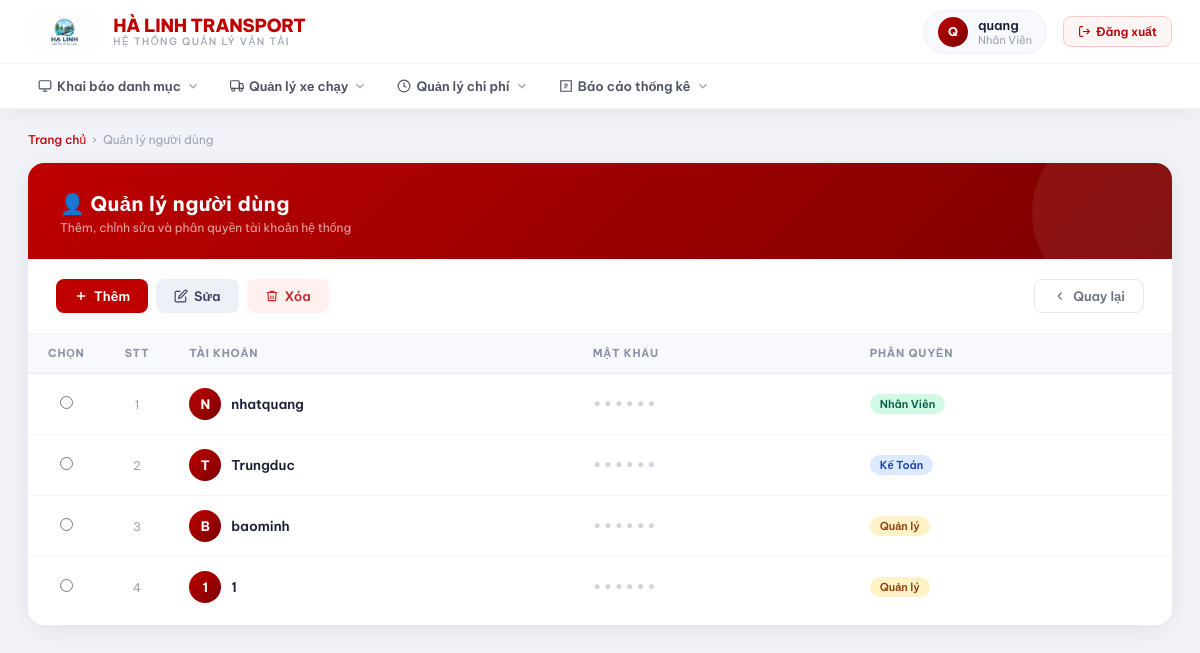
Page /quan_li_nguoi_dung.php (signed in) on the committed database.
### tables this page shows
CREATE TABLE `users` (
  `id` int(11) NOT NULL,
  `username` varchar(50) NOT NULL,
  `password` varchar(255) NOT NULL,
  `fullname` varchar(100) DEFAULT NULL,
  `role` varchar(50) DEFAULT 'Nhân Viên',
  `created_at` timestamp NOT NULL DEFAULT current_timestamp()
);

### quan_li_nguoi_dung.php (the view, shortened to what this page needs)
<?php
include 'conn.php';
$result = $conn->query("SELECT * FROM users ORDER BY id ASC");
?>
<!DOCTYPE html>
<html lang="vi">
<head>
</head>
<body>
<?php include 'navbar.php'; ?>
<div class="page-wrapper">
    <div class="page-meta">
        <a href="index.php">Trang chủ</a>
        <span>›</span>
        <span>Quản lý người dùng</span>
    </div>
    <div class="card">
        <div class="card-header">
            <h1>👤 Quản lý người dùng</h1>
            <p>Thêm, chỉnh sửa và phân quyền tài khoản hệ thống</p>
        </div>
        <div class="toolbar">
            <button class="btn btn-primary" onclick="openModal('form_user.php?action=add','THÊM NGƯỜI DÙNG')">
                <svg width="14" height="14" fill="none" stroke="currentColor" stroke-width="2.5" viewBox="0 0 24 24"><path d="M12 5v14M5 12h14"/></svg>
                Thêm
            </button>
            <button class="btn btn-secondary" onclick="editUser()">
                <svg width="14" height="14" fill="none" stroke="currentColor" stroke-width="2" viewBox="0 0 24 24"><path d="M11 4H4a2 2 0 0 0-2 2v14a2 2 0 0 0 2 2h14a2 2 0 0 0 2-2v-7"/><path d="M18.5 2.5a2.121 2.121 0 0 1 3 3L12 15l-4 1 1-4 9.5-9.5z"/></svg>
                Sửa
            </button>
            <button class="btn btn-danger" onclick="deleteUser()">
                <svg width="14" height="14" fill="none" stroke="currentColor" stroke-width="2" viewBox="0 0 24 24"><polyline points="3 6 5 6 21 6"/><path d="M19 6l-1 14H6L5 6"/><path d="M10 11v6M14 11v6"/><path d="M9 6V4h6v2"/></svg>
                Xóa
            </button>
            <a href="index.php" class="btn btn-ghost" style="margin-left:auto;">
                <svg width="14" height="14" fill="none" stroke="currentColor" stroke-width="2" viewBox="0 0 24 24"><path d="M15 18l-6-6 6-6"/></svg>
                Quay lại
            </a>
        </div>
        <div class="table-wrap">
            <table id="userTable">
                <thead>
                    <tr>
                        <th>Chọn</th>
                        <th>STT</th>
                        <th>Tài khoản</th>
                        <th>Mật khẩu</th>
                        <th>Phân quyền</th>
                    </tr>
                </thead>
                <tbody>
                    <?php
                    $stt = 1;
                    $rows = [];
                    while ($row = $result->fetch_assoc()) $rows[] = $row;
                    if (empty($rows)):
                    ?>
                    <tr>
                        <td colspan="5">
                            <div class="empty">
                                <svg width="48" height="48" fill="none" stroke="#9ca3af" stroke-width="1.5" viewBox="0 0 24 24"><circle cx="12" cy="8" r="4"/><path d="M4 20c0-4 3.6-7 8-7s8 3 8 7"/></svg>
                                <p>Chưa có người dùng nào</p>
                            </div>
                        </td>
                    </tr>
                    <?php else: foreach ($rows as $row):
                        $initial = strtoupper(mb_substr($row['username'], 0, 1));
                        $role = $row['role'];
                        $badgeClass = match(true) {
                            str_contains($role, 'Quản') => 'badge-admin',
                            str_contains($role, 'Kế')   => 'badge-ke-toan',
                            str_contains($role, 'Nhân') => 'badge-nhan-vien',
                            default => 'badge-default'
                        };
                    ?>
                    <tr onclick="selectRow(this, <?= $row['id'] ?>)">
                        <td>
                            <input type="radio" name="user_select" value="<?= $row['id'] ?>"
                                   onclick="event.stopPropagation(); selectRow(this.closest('tr'), <?= $row['id'] ?>)">
                        </td>
                        <td><?= $stt++ ?></td>
                        <td>
                            <div class="user-cell">
                                <div class="avatar"><?= $initial ?></div>
                                <span class="username"><?= htmlspecialchars($row['username']) ?></span>
                            </div>
                        </td>
                        <td><span class="pw-mask">••••••</span></td>
                        <td><span class="badge <?= $badgeClass ?>"><?= htmlspecialchars($role) ?></span></td>
                    </tr>
                    <?php endforeach; endif; ?>
                </tbody>
            </table>
        </div>
    </div>
</div>
</body>
</html>

### quan_li_nguoi_dung.php (style rules this page uses)
*, *::before, *::after { box-sizing: border-box; margin: 0; padding: 0; }
body { font-family: 'Be Vietnam Pro', sans-serif; background: #f1f3f8; color: #1a1f36; min-height: 100vh; }
.page-wrapper { margin: 24px 28px; padding: 0 0 40px; }
.card { background: #fff; border-radius: 16px; box-shadow: 0 4px 24px rgba(0,0,0,.07); overflow: hidden; }
.card-header { background: linear-gradient(135deg, #be0000 0%, #7b0000 100%); padding: 28px 32px 24px; position: relative; overflow: hidden; }
.card-header::after { content: ''; position: absolute; right: -40px; top: -40px; width: 180px; height: 180px; border-radius: 50%; background: rgba(255,255,255,.07); }
.card-header h1 { color: #fff; font-size: 20px; font-weight: 700; letter-spacing: .5px; position: relative; }
.card-header p { color: rgba(255,255,255,.65); font-size: 12px; margin-top: 4px; position: relative; }
.toolbar { display: flex; gap: 8px; padding: 20px 28px; border-bottom: 1px solid #f0f0f5; flex-wrap: wrap; }
.btn { display: inline-flex; align-items: center; gap: 6px; padding: 8px 18px; border-radius: 8px; font-family: inherit; font-size: 13px; font-weight: 600; cursor: pointer; border: none; transition: all .18s ease; text-decoration: none; }
.btn-primary { background: #be0000; color: #fff; }
.btn-secondary { background: #eef0f7; color: #3a4060; }
.btn-danger { background: #fff0f0; color: #c62828; }
.btn-ghost { background: transparent; color: #6b7280; border: 1px solid #e5e7eb; }
.table-wrap { padding: 0 0 8px; overflow-x: auto; }
table { width: 100%; border-collapse: collapse; }
thead tr { background: #f8f9fc; border-bottom: 2px solid #eef0f7; }
th { padding: 12px 20px; text-align: left; font-size: 11px; font-weight: 700; text-transform: uppercase; letter-spacing: .8px; color: #8892a4; }
th:first-child { width: 56px; text-align: center; }
th:nth-child(2) { width: 56px; text-align: center; }
tbody tr { border-bottom: 1px solid #f3f4f8; transition: background .12s; cursor: pointer; }
tbody tr:last-child { border-bottom: none; }
td { padding: 14px 20px; font-size: 13.5px; color: #374151; }
td:first-child { text-align: center; }
td:nth-child(2) { text-align: center; color: #9ca3af; font-size: 12px; }
.user-cell { display: flex; align-items: center; gap: 10px; }
.avatar { width: 32px; height: 32px; border-radius: 50%; background: linear-gradient(135deg, #be0000, #7b0000); color: #fff; font-size: 13px; font-weight: 700; display: flex; align-items: center; justify-content: center; flex-shrink: 0; }
.username { font-weight: 600; color: #1a1f36; }
.badge { display: inline-block; padding: 3px 10px; border-radius: 20px; font-size: 11px; font-weight: 600; }
.badge-admin { background: #fef3c7; color: #92400e; }
.badge-ke-toan { background: #dbeafe; color: #1e40af; }
.badge-nhan-vien { background: #d1fae5; color: #065f46; }
.pw-mask { letter-spacing: 2px; color: #d1d5db; font-size: 16px; }
.page-meta { display: flex; align-items: center; gap: 6px; margin-bottom: 16px; font-size: 12px; color: #9ca3af; }
.page-meta a { color: #be0000; text-decoration: none; font-weight: 500; }

### navbar.php (style rules this page uses)
*, *::before, *::after { box-sizing: border-box; }

### rows in the picture
users: username "N", username "nhatquang", role "Nhân Viên"
users: username "T", username "Trungduc", role "Kế Toán"
users: username "B", username "baominh", role "Quản lý"
users: username "1", role "Quản lý"

### other values in the picture
mb_substr($_SESSION['fullname'], 0, 1) "Q"
$_SESSION['fullname'] "quang"
$_SESSION['role'] "Nhân Viên"
